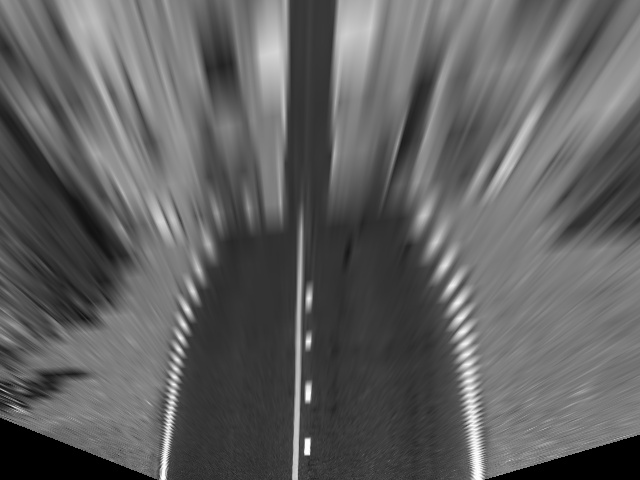
#> input picture project/ipm_cuda/ipm_gpu.jpg, 640 x 480 px, given in place of ipm_gpu.pgm, which was not available
$ python sobel_ipm.py
#> lines starting #> are read from the running program, lines starting #| are printed output that depends on the picture; pictures that were not available may be replaced by others from this repository, and a replacement may not be noted
import os
import numpy as np

import matplotlib
matplotlib.use("Agg")
import matplotlib.pyplot as plt

try:
    import imageio.v2 as iio
except ImportError:
    import imageio as iio

def load_gray(path):
#> called with path = 'ipm_gpu.pgm'
    if not os.path.exists(path):
        raise FileNotFoundError(f"{path} not found, 请先运行 bash run.sh 生成 IPM 图像")
    img = iio.imread(path)
#> img is the input picture: shape (480, 640, 3); min 0, max 255, mean 96.6
    if img.ndim == 3:
        img = img[..., 0]
#> img: shape (480, 640)
    return img.astype(np.float32)

def sobel_edge(img: np.ndarray) -> np.ndarray:
    # Sobel 核
    Kx = np.array([[ -1, 0, 1],
                   [ -2, 0, 2],
                   [ -1, 0, 1]], dtype=np.float32)
    Ky = np.array([[  1,  2,  1],
                   [  0,  0,  0],
                   [ -1, -2, -1]], dtype=np.float32)

    H, W = img.shape
#> H = 480; W = 640
    padded = np.pad(img, pad_width=1, mode='edge')
    Gx = np.zeros_like(img, dtype=np.float32)
    Gy = np.zeros_like(img, dtype=np.float32)

    for y in range(H):
        for x in range(W):
            region = padded[y:y+3, x:x+3]
            Gx[y, x] = np.sum(region * Kx)
            Gy[y, x] = np.sum(region * Ky)
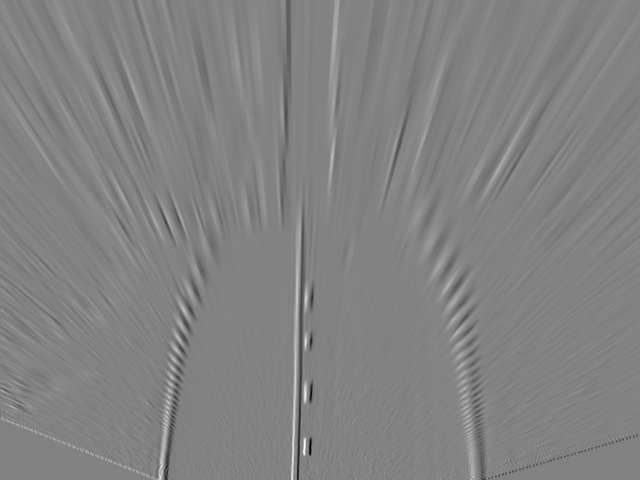
#> Gx: shape (480, 640) float32; min -762, max 729, mean 0.4; drawn with min black and max white
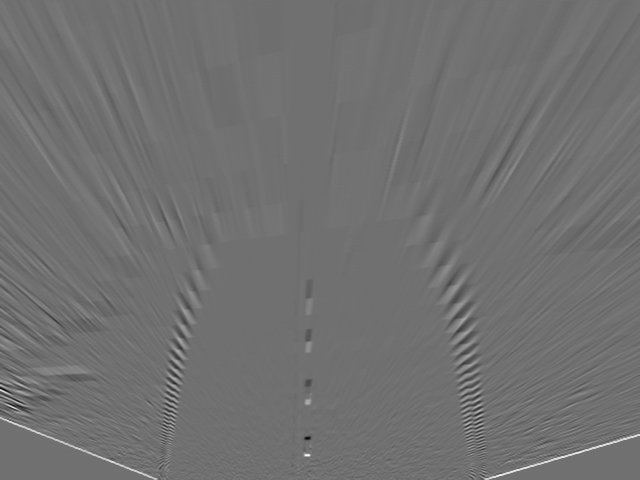
#> Gy: shape (480, 640) float32; min -529, max 668, mean 1.5; drawn with min black and max white

    mag = np.sqrt(Gx**2 + Gy**2)
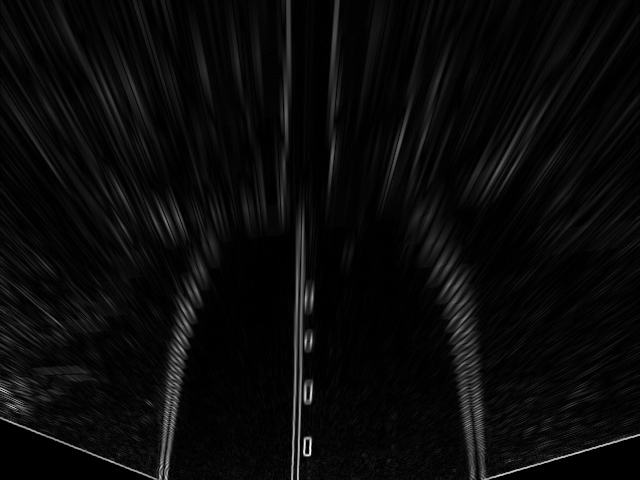
#> mag: shape (480, 640) float32; min 0, max 764.4, mean 31.1; drawn with min black and max white

    mag = mag - mag.min()
    if mag.max() > 0:
        mag = mag / mag.max() * 255.0
    return mag.astype(np.uint8)

def main():
    ipm_gpu_path = "ipm_gpu.pgm"
    img_ipm = load_gray(ipm_gpu_path)

    edges = sobel_edge(img_ipm)

    out_pgm = "ipm_gpu_sobel.pgm"
    out_png = "ipm_gpu_sobel.png"

    iio.imwrite(out_pgm, edges)
    print(f"[+] Saved sobel result to {out_pgm}")

    plt.figure(figsize=(8, 4))
    plt.subplot(1, 2, 1)
    plt.title("IPM - GPU (bird's-eye)")
    plt.imshow(img_ipm, cmap="gray")
    plt.axis("off")

    plt.subplot(1, 2, 2)
    plt.title("IPM + Sobel edges")
    plt.imshow(edges, cmap="gray")
    plt.axis("off")

    plt.tight_layout()
    plt.savefig(out_png, dpi=200)
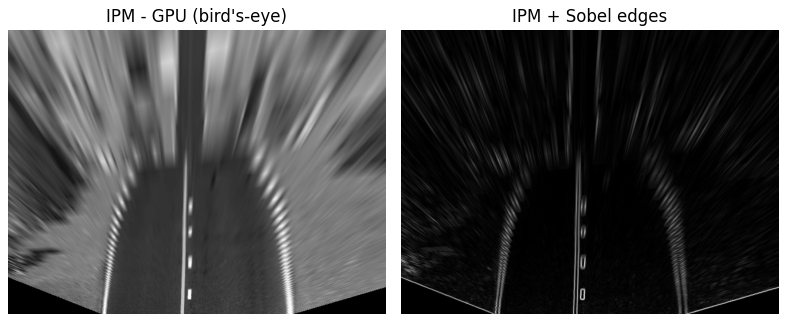
#> figure drawn by matplotlib, 2 panels
    print(f"[+] Saved comparison figure to {out_png}")

if __name__ == "__main__":
    main()

$ run again, with project/ipm_cuda/input.jpg copied over project/ipm_cuda/ipm_gpu.jpg
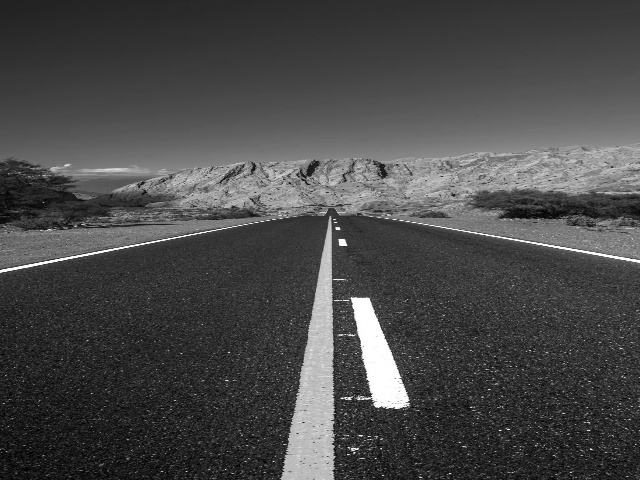
#> input picture project/ipm_cuda/input.jpg, 640 x 480 px, given in place of ipm_gpu.pgm, which was not available
#> in load_gray, img is the input picture: shape (480, 640, 3); min 0, max 255, mean 73.3
#> img: shape (480, 640)
#> after the loop in sobel_edge, `for y in range(H):`:
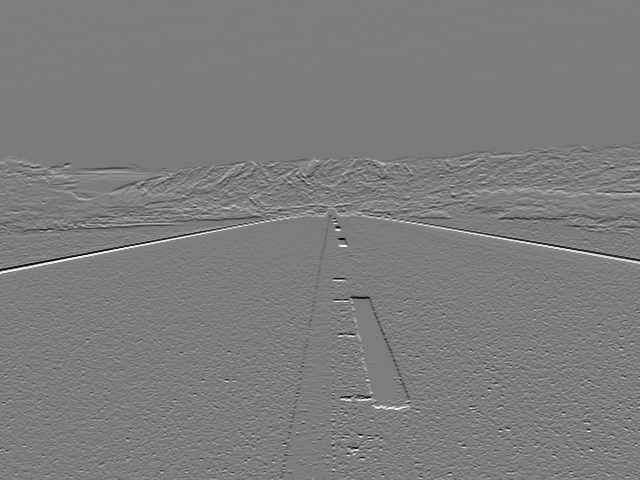
#> Gy: shape (480, 640) float32; min -808, max 838, mean 0; drawn with min black and max white
#> in main, `plt.savefig(out_png, dpi=200)`:
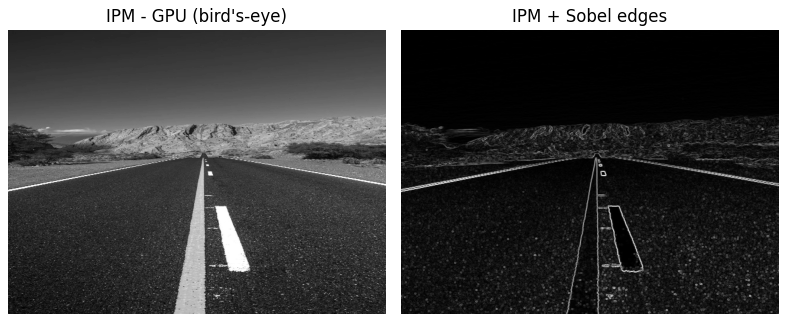
#> figure drawn by matplotlib, 2 panels
